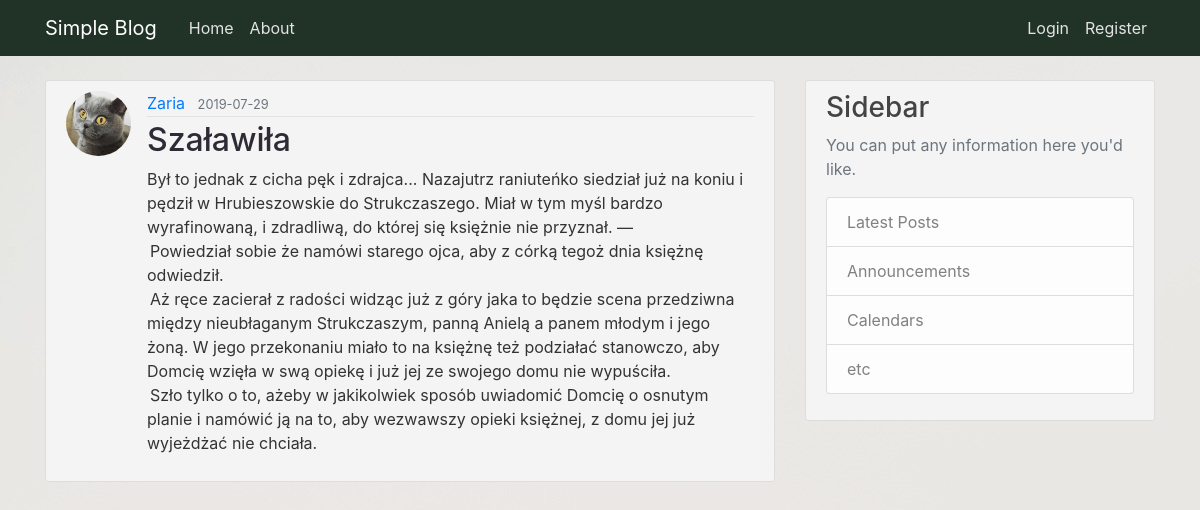
Screenshot of /post/2 with the database file from the repository.
### blog/models.py (models this page shows, shortened)
class User(db.Model, UserMixin):
    id = db.Column(db.Integer, primary_key=True)
    username = db.Column(db.String(20), unique=True, nullable=False)
    email = db.Column(db.String(120), unique=True, nullable=False)
    image_file = db.Column(db.String(20), nullable=False, default='default.jpg')
    password = db.Column(db.String(60), nullable=False)
    posts = db.relationship('Post', backref='author', lazy=True)

class Post(db.Model):
    id = db.Column(db.Integer, primary_key=True)
    title = db.Column(db.String(100), nullable=False)
    date_posted = db.Column(db.DateTime, nullable=False, default=datetime.utcnow)
    content = db.Column(db.Text, nullable=False)
    user_id = db.Column(db.Integer, db.ForeignKey('user.id'), nullable=False)

### blog/posts/routes.py (the view)
@posts.route("/post/<int:post_id>")
def post(post_id):
    post = Post.query.get_or_404(post_id)
    return render_template('post.html', title=post.title, post=post)

### blog/templates/post.html (shortened to what this page needs)
{% extends "layout.html" %}
{% block content %}
    <article class="media content-section">
        <img class="rounded-circle article-img"
            src="{{ url_for('static', filename='profile_pics/' + post.author.image_file) }}">
        <div class="media-body">
            <div class="article-metadata">
                <a class="mr-2" href="{{ url_for('users.user_posts', username=post.author.username) }}">{{ post.author.username }}</a>
                <small class="text-muted">{{ post.date_posted.strftime('%Y-%m-%d') }}</small>
            </div>
            <h2 class="article-title">{{ post.title }}</h2>
            <p class="article-content">{{ post.content }}</p>
        </div>
    </article>
{% endblock content %}

### blog/static/main.css (style rules this page uses)
body { background: #f8f8fa; background: url("plant.jpg"); color: #333333; margin-top: 5rem; }
h1, h2, h3, h4, h5, h6 { color: #444444; }
.content-section { background: #f5f4f4; padding: 10px 20px; border: 1px solid #dddddd; border-radius: 3px; margin-bottom: 20px; }
.article-title { color: #2F2B36; }
.article-content { white-space: pre-line; }
.article-img { height: 65px; width: 65px; margin-right: 16px; }
.article-metadata { padding-bottom: 1px; margin-bottom: 4px; border-bottom: 1px solid #e3e3e3 }

### rows the page displays
User: image_file (picture), author.username "Zaria"
Post: date_posted "2019-07-29", title "Szaławiła", content "Był to jednak z cicha pęk i zdrajca... Nazajutrz raniuteńko siedział już na koniu i pędził w Hrubieszowskie do Strukczaszego. Miał w tym myśl bardzo wyrafinowaną, i zdradliwą, do której się księżnie nie przyznał. — Powiedział sobie że namówi starego ojca, aby z córką tegoż dnia księżnę odwiedził. Aż ręce zacierał z radości widząc już z góry jaka to będzie scena przedziwna między nieubłaganym Strukczaszym, panną Anielą a panem młodym i jego żoną. W jego przekonaniu miało to na księżnę też podziałać stanowczo, aby Domcię wzięła w swą opiekę i już jej ze swojego domu nie wypuściła. Szło tylko o to, ażeby w jakikolwiek sposób uwiadomić Domcię o osnutym planie i namówić ją na to, aby wezwawszy…"
